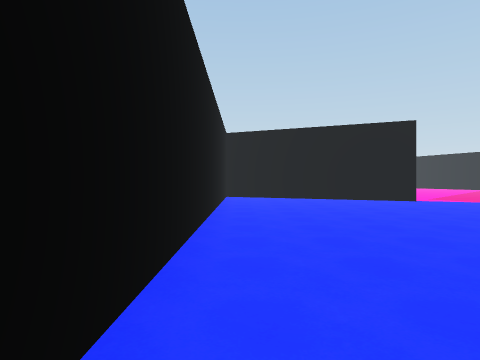
view 1 (above)

21 first-person views from a walk through a 3-D level made in the Unity game engine. The camera is 1.4 m above the floor, looks level and sees 75° across. Doors are open. The floor is counted in squares, 2 m on a side. Each view is taken from the middle of a square. On the plan, view 1 faces up. The plan holds only what a view shows up to about 10 squares ahead; the rest is blank. The place goes on beyond the plan.

view 2
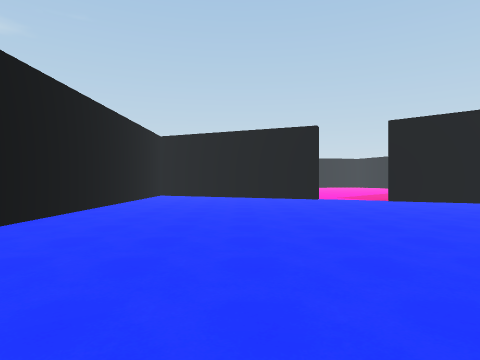

view 3
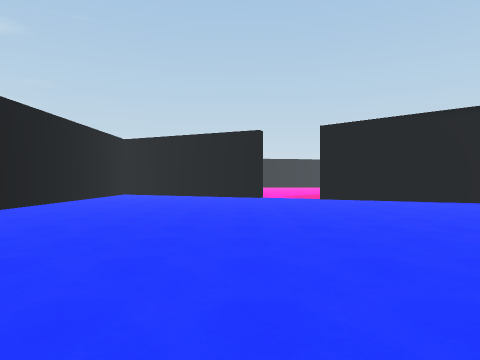

view 4
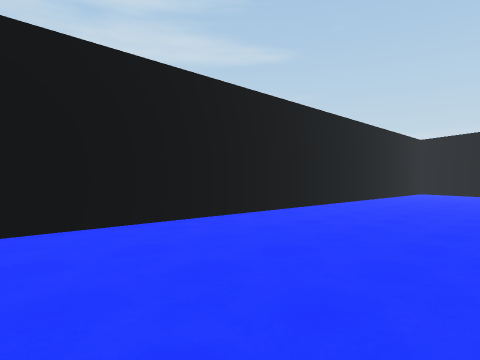

view 5
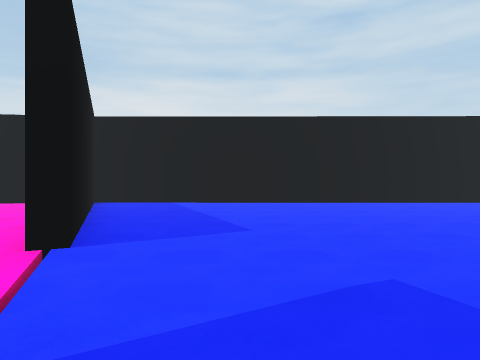

view 6
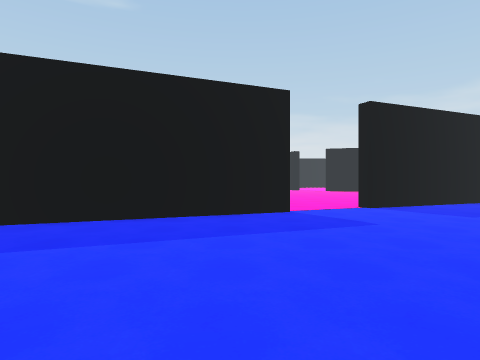

view 7
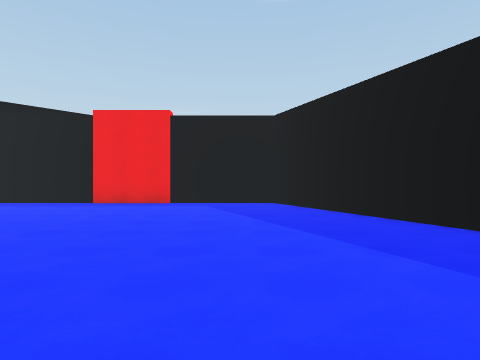

view 8
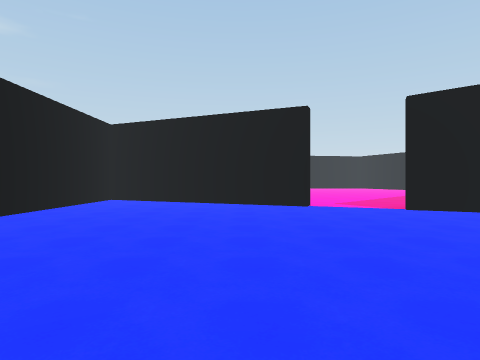

view 9
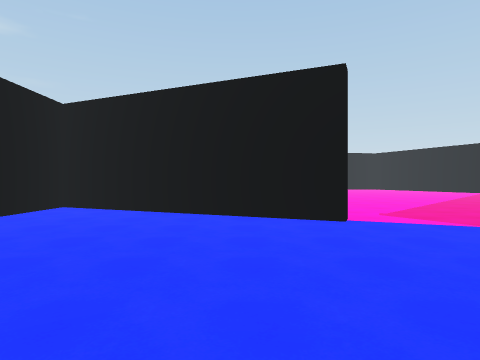

view 10
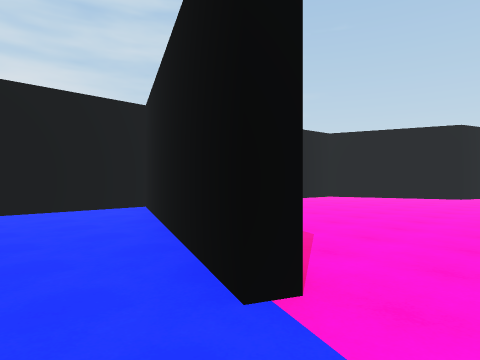

view 11
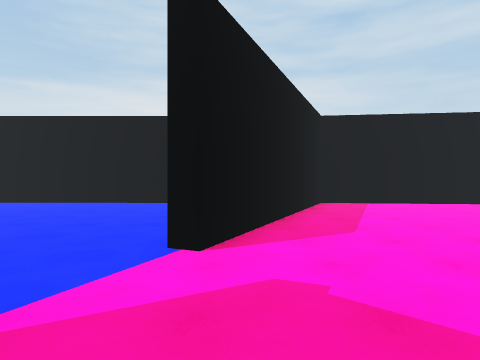

view 12
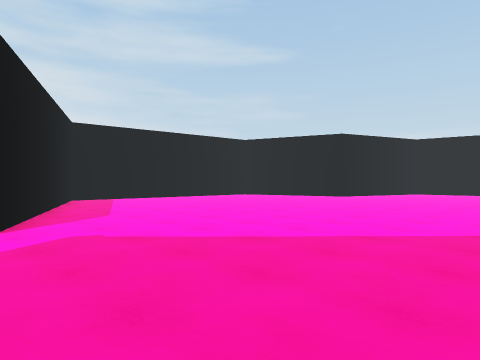

view 13
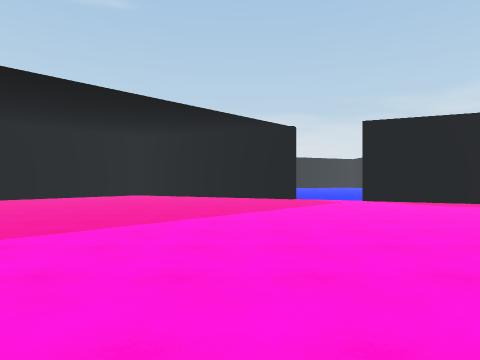

view 14
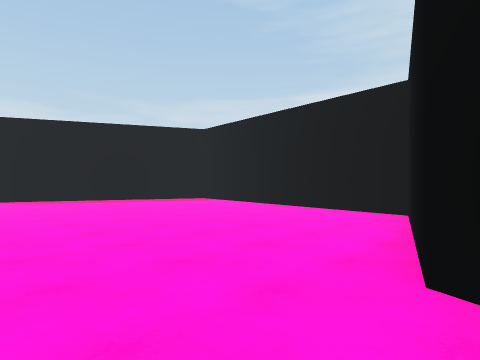

view 15
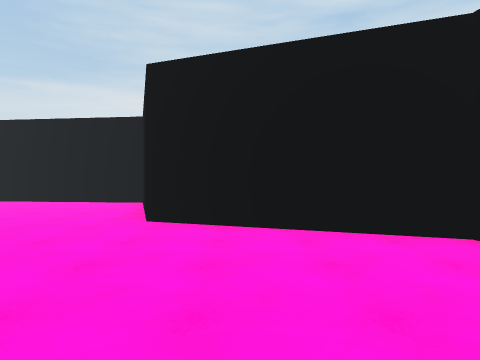

view 16
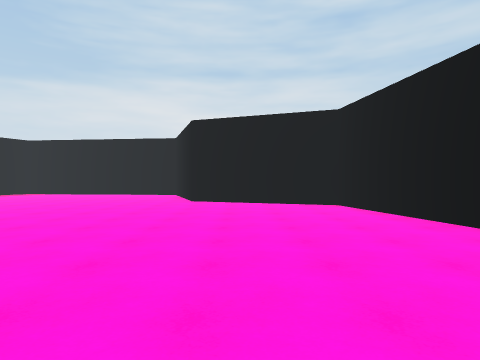

view 17
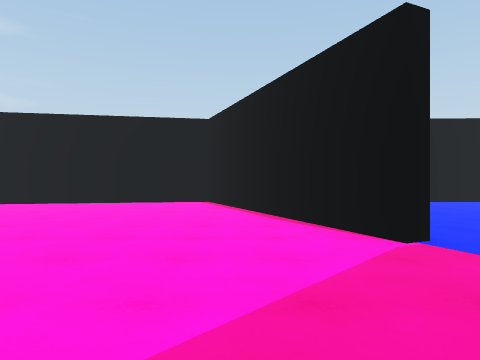

view 18
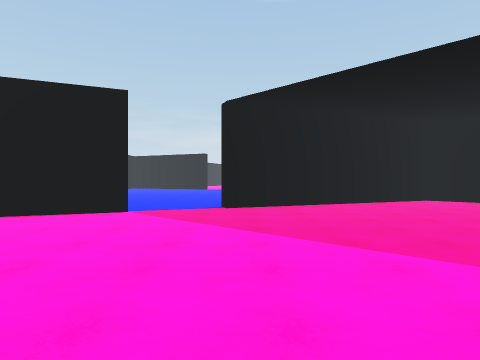

view 19
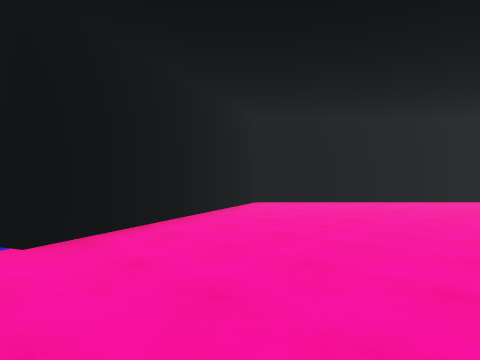

view 20
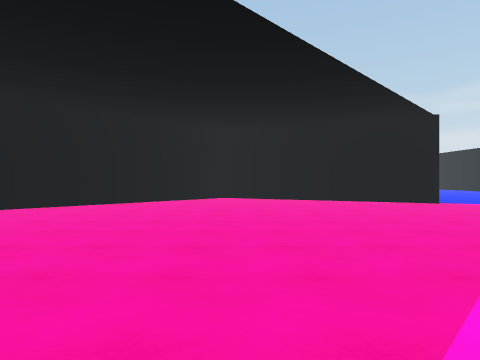

view 21
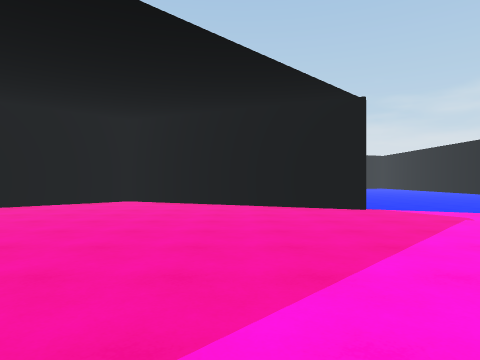

### Floor plan
Ten units are one square. View 1 is at (0, 0); x grows to the right and y downward. Boxes are objects, and circles mark ways between rooms. Rooms are numbered by the first view taken in them; rooms with no view inside come last. Other rooms are left out.
<svg viewBox="-12 -286 223 376">
<path fill="none" stroke="#000" d="M78 49 145 20 145 -64M123 -74 79 -93M59 -106 58 -103 -6 -131 -7 85 58 58 59 62M79 -97 141 -70M168 -214 140 -281M149 -70 206 -127 177 -193M137 -280 63 -267 47 -224 3 -210 -6 -135 59 -106"/>
<circle cx="70" cy="-100" r="3" fill="#2a7"/>
<text x="60" y="-20">1</text>
<text x="100" y="-170">2</text>
</svg>
Room 1 opens to room 2.

Where each view was taken, in squares from view 1:
view 1: 0 up, 0 right, facing up
view 2: 1 down, 3 right, facing up
view 3: 2 down, 5 right, facing up
view 4: 4 down, 4 right, facing up-left
view 5: 4 down, 9 right, facing left
view 6: 2 up, 9 right, facing down
view 7: 1 down, 5 right, facing right
view 8: 2 up, 4 right, facing up
view 9: 5 up, 4 right, facing up
view 10: 9 up, 7 right, facing up-left
view 11: 11 up, 9 right, facing left
view 12: 10 up, 11 right, facing up-left
view 13: 21 up, 10 right, facing down
view 14: 23 up, 7 right, facing down-left
view 15: 24 up, 10 right, facing left
view 16: 24 up, 15 right, facing left
view 17: 18 up, 15 right, facing up
view 18: 19 up, 10 right, facing right
view 19: 20 up, 14 right, facing down-right
view 20: 19 up, 14 right, facing down
view 21: 17 up, 11 right, facing down
